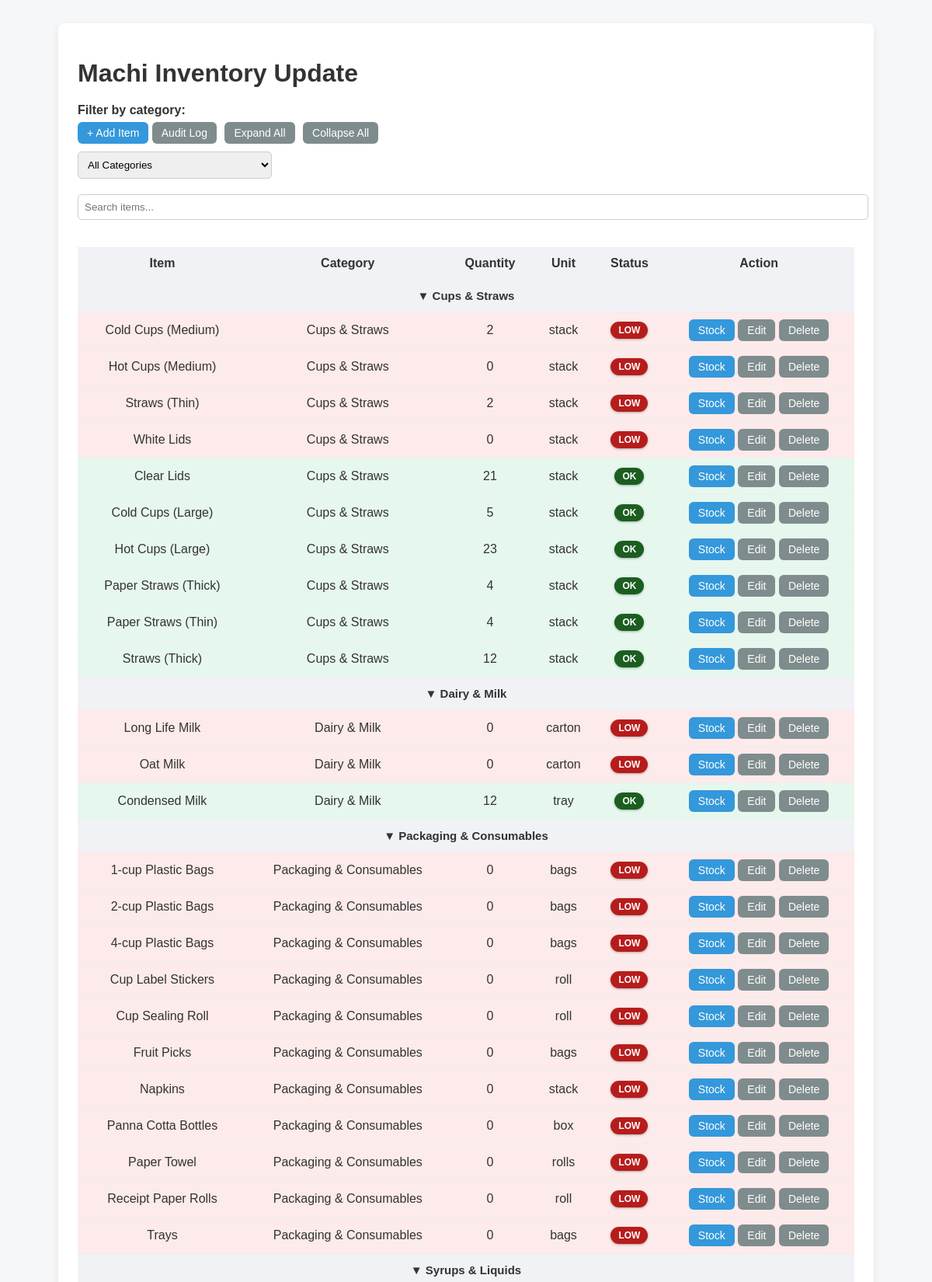
The page / (upper part) on the database its author committed.
### tables this page shows
CREATE TABLE inventory (
    id INTEGER PRIMARY KEY AUTOINCREMENT,
    name TEXT NOT NULL,
    category TEXT,
    quantity INTEGER,
    unit TEXT,
    min_level INTEGER
);

### app.py (the view)
@app.route('/')
@app.route('/')
def index():
    category = request.args.get('category')
    conn = get_db_connection()
    categories = conn.execute(
        'SELECT DISTINCT category FROM inventory ORDER BY category'
    ).fetchall()
    if category:
        items = conn.execute(
            '''
            SELECT *,
            CASE
                WHEN quantity <= min_level THEN "LOW"
                ELSE "OK"
            END AS status
            FROM inventory
            WHERE category = ?
            ORDER BY
                CASE
                    WHEN quantity <= min_level THEN 0
                    ELSE 1
                END,
                name
            ''',
            (category,)
        ).fetchall()
    else:
        items = conn.execute(
            '''
            SELECT *,
            CASE
                WHEN quantity <= min_level THEN "LOW"
                ELSE "OK"
            END AS status
            FROM inventory
            ORDER BY
                category,
                CASE
                    WHEN quantity <= min_level THEN 0
                    ELSE 1
                END,
                name
            '''
        ).fetchall()
    conn.close()
    return render_template(
        'index.html',
        items=items,
        categories=categories,
        selected_category=category
    )

### app.py (called while the page is built)
def get_db_connection():
    conn = sqlite3.connect('inventory.db')
    conn.row_factory = sqlite3.Row
    return conn

### templates/index.html (shortened to what this page needs)
<!DOCTYPE html>
<html>
<head>
    <link rel="stylesheet" href="{{ url_for('static', filename='style.css') }}">
</head>
<body>
    <div class="container">
        <h1>Machi Inventory Update</h1>
        <form method="get">
            <label for="category">Filter by category:</label>
            <a class="btn btn-update" href="/add">+ Add Item</a>
            <a class="btn btn-back" href="/audit">Audit Log</a>
            <button type="button" class="btn btn-back" onclick="expandAll()">Expand All</button>
            <button type="button" class="btn btn-back" onclick="collapseAll()">Collapse All</button>
            <select name="category" onchange="this.form.submit()">
                <option value="">All Categories</option>
            </select>
        </form>
<div class="search-bar">
    <input type="text" id="searchInput" placeholder="Search items..." onkeyup="searchItems()">
</div>
        <table>
            <tr>
                <th>Item</th>
                <th>Category</th>
                <th>Quantity</th>
                <th>Unit</th>
                <th>Status</th>
                <th>Action</th>
            </tr>
        {% set ns = namespace(current_category=None) %}
        {% for item in items %}
        {% if item['category'] != ns.current_category %}
        <tr class="category-row" data-category-key="{{ item['category']
                | lower
                | replace(' ', '-')
                | replace('&', '')
            }}" data-expanded="true" onclick="toggleCategory(this)">
            <td colspan="6">
                <span class="arrow">▼</span> {{ item['category'] }}
            </td>
        </tr>
        {% set ns.current_category = item['category'] %}
        {% endif %}
        <tr class="item-row {{ item['status'] }} category-{{ item['category']
            | lower
            | replace(' ', '-')
            | replace('&', '')
        }}">
            <td>{{ item['name'] }}</td>
            <td>{{ item['category'] }}</td>
            <td>{{ item['quantity'] }}</td>
            <td>{{ item['unit'] }}</td>
            <td>
                {% if item['status'] == 'LOW' %}
                <span class="status-badge status-low">LOW</span>
                {% else %}
                <span class="status-badge status-ok">OK</span>
                {% endif %}
            </td>
            <td>
                <a class="btn btn-update" href="/update/{{ item['id'] }}">Stock</a>
                <a class="btn btn-back" href="/edit/{{ item['id'] }}">Edit</a>
                <a class="btn btn-back" href="/delete/{{ item['id'] }}">Delete</a>
            </td>
        </tr>
        {% endfor %}
        </table>
    </div>
</body>
</html>

### static/style.css (style rules this page uses)
body { font-family: Arial, Helvetica, sans-serif; background-color: #f6f7f9; margin: 0; padding: 30px; color: #333; }
h1, h2 { margin-bottom: 20px; }
.container { max-width: 1000px; margin: auto; background: white; padding: 25px; border-radius: 8px; box-shadow: 0 4px 12px rgba(0, 0, 0, 0.08); }
table { width: 100%; border-collapse: collapse; margin-top: 20px; }
th { background-color: #f0f2f5; padding: 12px; text-align: center; font-weight: 600; }
td { padding: 12px; text-align: center; border-bottom: 1px solid #eee; }
.OK { background-color: #e6f7ee; }
.LOW { background-color: #fdeaea; }
.status-badge { padding: 4px 10px; border-radius: 12px; font-size: 12px; font-weight: bold; }
.status-ok { background: #00ff6a; color: white; }
.status-low { background: #ff0000; color: white; }
.btn { padding: 6px 12px; border-radius: 6px; border: none; text-decoration: none; font-size: 14px; cursor: pointer; }
.btn-update { background-color: #3498db; color: white; }
.btn-back { background-color: #7f8c8d; color: white; }
form { max-width: 400px; }
label { display: block; margin-bottom: 6px; font-weight: bold; }
input, select { width: 100%; padding: 8px; margin-bottom: 15px; border-radius: 5px; border: 1px solid #ccc; }
select { margin-top: 10px; margin-bottom: 20px; max-width: 250px; }
.category-row { background-color: #f0f2f5; font-weight: bold; text-align: left; padding: 12px; font-size: 15px; }
.category-row { background-color: #f0f2f5; font-weight: bold; cursor: pointer; }
.item-row { transition: all 0.2s ease; }
.status-badge { padding: 4px 10px; border-radius: 12px; font-size: 12px; font-weight: bold; display: inline-block; box-shadow: 0 1px 3px rgba(0, 0, 0, 0.3); }
.status-low { background-color: #b71c1c; color: #ffffff; }
.status-ok { background-color: #1b5e20; color: #ffffff; }
button.btn { margin-left: 6px; }

### rows shown on the page
inventory: category "Cups & Straws", name "Cold Cups (Medium)", quantity "2", unit "stack", shows "LOW"
inventory: name "Hot Cups (Medium)", category "Cups & Straws", quantity "0", unit "stack", shows "LOW"
inventory: name "Straws (Thin)", category "Cups & Straws", quantity "2", unit "stack", shows "LOW"
inventory: name "White Lids", category "Cups & Straws", quantity "0", unit "stack", shows "LOW"
inventory: name "Clear Lids", category "Cups & Straws", quantity "21", unit "stack", shows "OK"
inventory: name "Cold Cups (Large)", category "Cups & Straws", quantity "5", unit "stack", shows "OK"
inventory: name "Hot Cups (Large)", category "Cups & Straws", quantity "23", unit "stack", shows "OK"
inventory: name "Paper Straws (Thick)", category "Cups & Straws", quantity "4", unit "stack", shows "OK"
inventory: name "Paper Straws (Thin)", category "Cups & Straws", quantity "4", unit "stack", shows "OK"
inventory: name "Straws (Thick)", category "Cups & Straws", quantity "12", unit "stack", shows "OK"
inventory: category "Dairy & Milk", name "Long Life Milk", quantity "0", unit "carton", shows "LOW"
inventory: name "Oat Milk", category "Dairy & Milk", quantity "0", unit "carton", shows "LOW"
inventory: name "Condensed Milk", category "Dairy & Milk", quantity "12", unit "tray", shows "OK"
inventory: category "Packaging & Consumables", name "1-cup Plastic Bags", quantity "0", unit "bags", shows "LOW"
inventory: name "2-cup Plastic Bags", category "Packaging & Consumables", quantity "0", unit "bags", shows "LOW"
inventory: name "4-cup Plastic Bags", category "Packaging & Consumables", quantity "0", unit "bags", shows "LOW"
inventory: name "Cup Label Stickers", category "Packaging & Consumables", quantity "0", unit "roll", shows "LOW"
inventory: name "Cup Sealing Roll", category "Packaging & Consumables", quantity "0", unit "roll", shows "LOW"
inventory: name "Fruit Picks", category "Packaging & Consumables", quantity "0", unit "bags", shows "LOW"
inventory: name "Napkins", category "Packaging & Consumables", quantity "0", unit "stack", shows "LOW"
inventory: name "Panna Cotta Bottles", category "Packaging & Consumables", quantity "0", unit "box", shows "LOW"
inventory: name "Paper Towel", category "Packaging & Consumables", quantity "0", unit "rolls", shows "LOW"
inventory: name "Receipt Paper Rolls", category "Packaging & Consumables", quantity "0", unit "roll", shows "LOW"
inventory: name "Trays", category "Packaging & Consumables", quantity "0", unit "bags", shows "LOW"
inventory: category "Syrups & Liquids"
